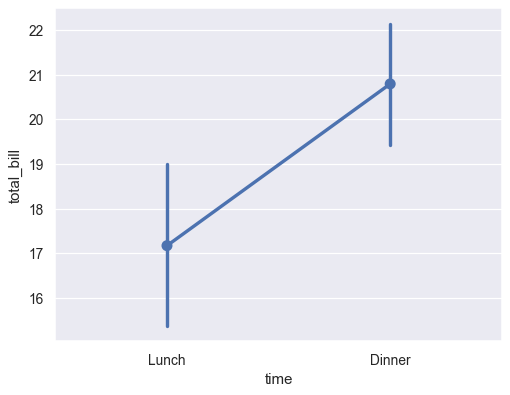

Here is the Python script that generated this plot:
import seaborn as sns
sns.set_theme(style="darkgrid")
tips = sns.load_dataset("tips")
ax = sns.pointplot(x="time", y="total_bill", data=tips)
